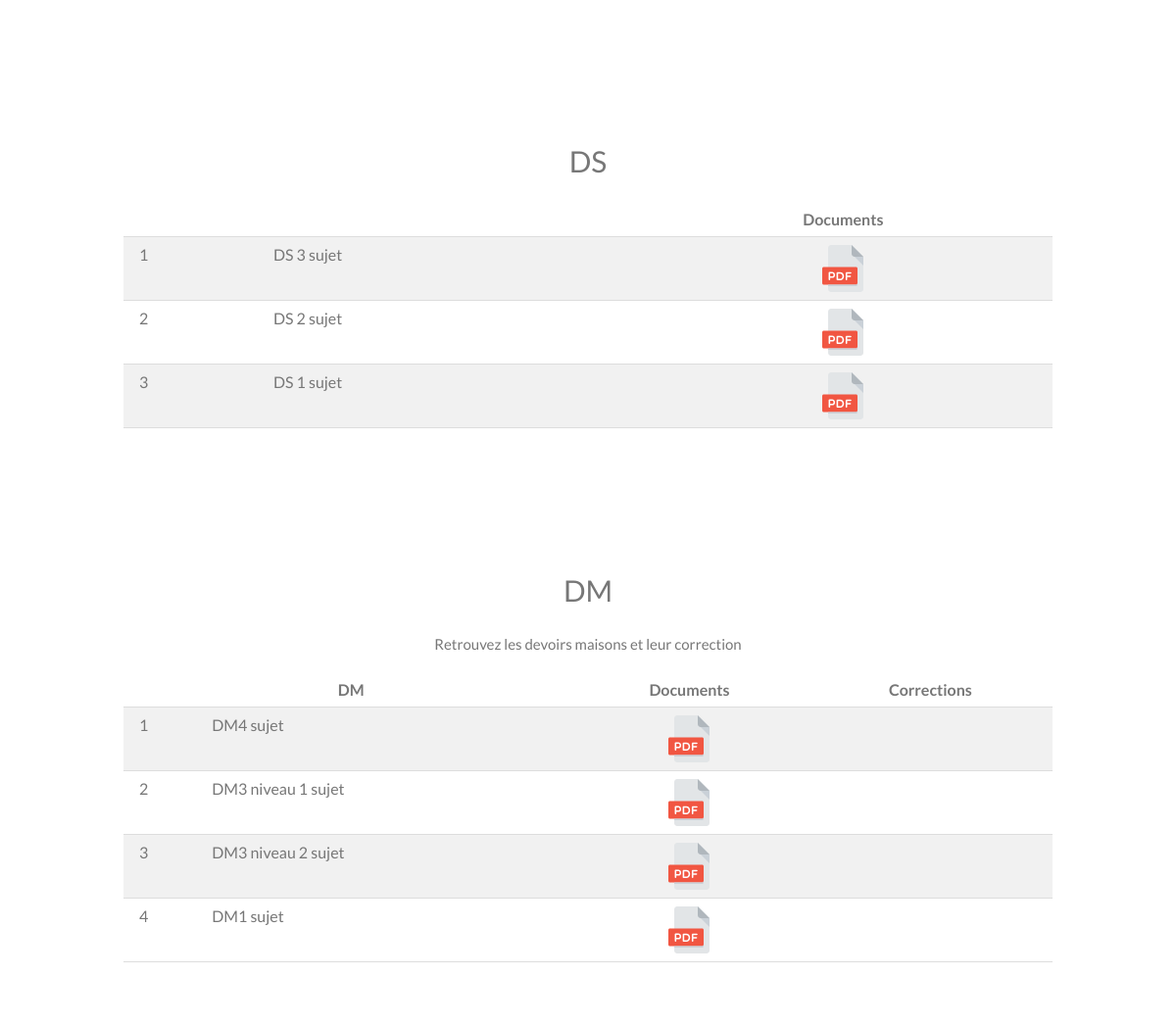
The app's page / (lower part), older data.
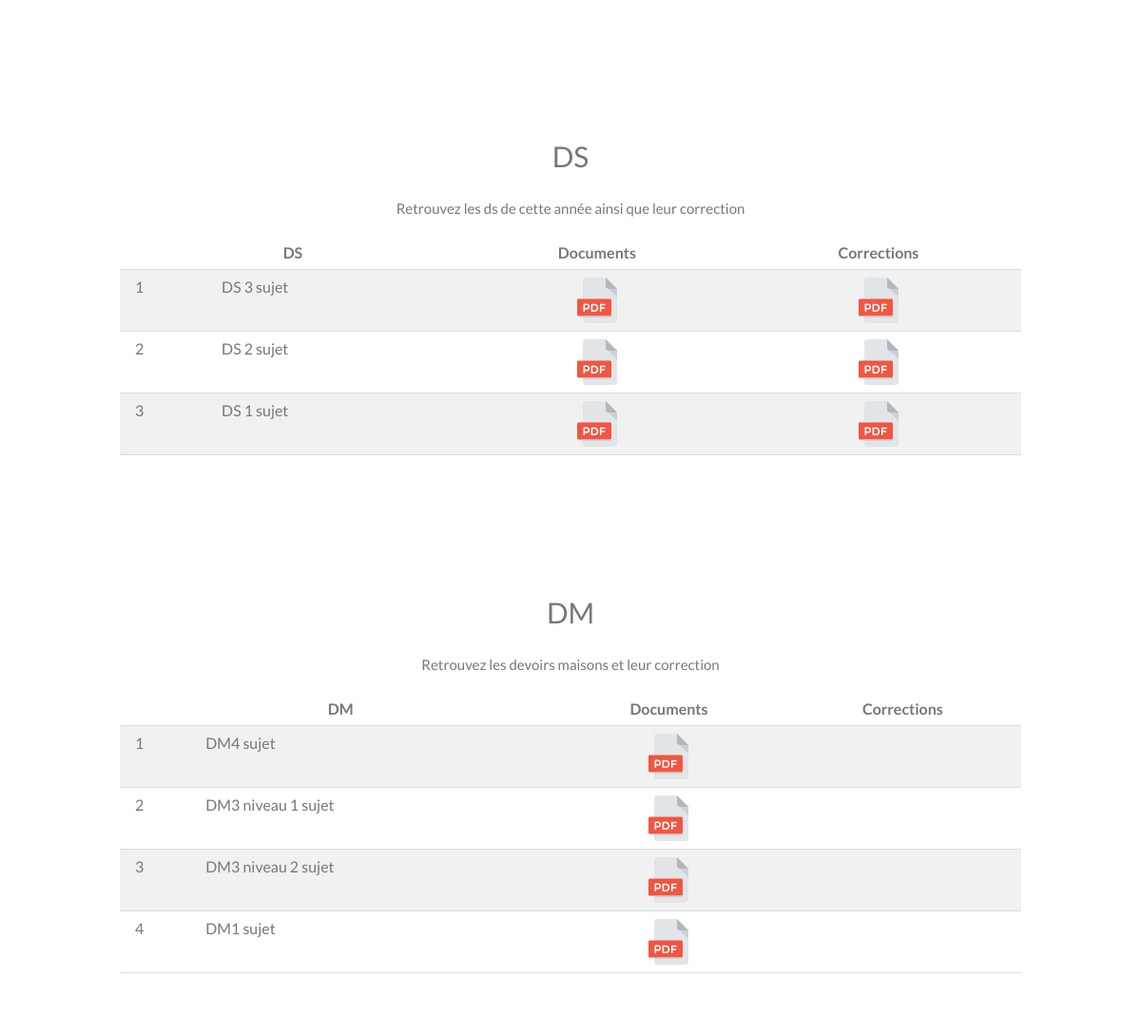
The same page, newer data.
### scrap/models.py (models this page shows, shortened)
class Categorie(models.Model):
    title = models.CharField(max_length=200)
    description = models.TextField(default=' ')
    libele = models.CharField(max_length=200, default='Nom')
    last_update = models.DateTimeField(blank=True, null=True)
    corrections = models.BooleanField(default=False)

class Document(models.Model):
    title = models.CharField(max_length=200)
    link = models.URLField(blank=True)
    categorie = models.ForeignKey(Categorie, null=True, on_delete=models.CASCADE)

### scrap/views.py (the view)
# urls.py: path('', views.accueil, name='accueil'),
def accueil(request):
    documents_by_category = {}
    categories = Categorie.objects.order_by('pk')
    for category in categories:
        correction = Document.objects.filter(categorie=category, title__icontains='correction')
        documents = Document.objects.filter(categorie=category).exclude(title__icontains='correction')
        documents_by_category[category] = itertools.zip_longest(documents,correction,fillvalue='N/A')
    return render(request, 'home.html', {'documents_by_category': documents_by_category})

### scrap/templates/home.html
{% extends 'base.html' %}
{% block content %}
{% for cat, documents in documents_by_category.items %}
<div class="w3-content w3-container w3-padding-64" id="{{ cat.title }}">
  <h2 class="w3-center">{{ cat.title }}</h2>
  <center> <p>{{ cat.description }}</p> </center>
  <table class="w3-table w3-striped w3-bordered">
    <tbody><tr>
      <th colspan="2" class="w3-center"> {{ cat.libele }}</th>
      <th style="text-align: center;"> Documents </th>
      {% if cat.corrections %}
      <th style="text-align: center;">Corrections</th>
      {% endif %}
    </tr>
    <tr>
      {% for doc,corr in documents %}
      <td>{{ forloop.counter }}</td>
      <td>{{ doc.title }}</td>
      <td style="vertical-align:middle; horizontal-align:middle; text-align: center;"><a href="https://physique.mp2i-champo.fr/{{ doc.link }}"><span class="icon-pdf"></span> </a></td>
      {% if cat.corrections %}
      {% if corr != 'N/A' %}
      <td style="vertical-align:middle; horizontal-align:middle; text-align: center;"><a href="https://physique.mp2i-champo.fr/{{ corr.link }}"><span class="icon-pdf"></span> </a></td>
      {% else %}
      <td style="vertical-align:middle; horizontal-align:middle; text-align: center;"><a href=""> </a></td>
      {% endif %}
      {% endif %}
    </tr>
      {% endfor %}
    </tbody>
  </table>
</div>
{% endfor %}
{% endblock %}

### scrap/templates/base.html (shortened to what this page needs)
{% load static %}
<head><title>La Physique en MP2I au lycée Champollion</title>
    <link rel="stylesheet" href="{% static 'css/w3.css' %}">
    <link rel="stylesheet" href="{% static 'css/custom.css' %}">
    <link rel="stylesheet" href="https://cdnjs.cloudflare.com/ajax/libs/font-awesome/4.7.0/css/font-awesome.min.css">
    </head>
<body>
{% block content %}
{% endblock %}
</body>

### scrap/static/css/w3.css (style rules this page uses)
*, *:before, *:after { box-sizing: inherit }
body { margin: 0 }
html, body { font-family: Verdana, sans-serif; font-size: 15px; line-height: 1.5 }
h2 { font-size: 30px }
h1, h2, h3, h4, h5, h6 { font-family: "Segoe UI", Arial, sans-serif; font-weight: 400; margin: 10px 0 }
.w3-table, .w3-table-all { border-collapse: collapse; border-spacing: 0; width: 100%; display: table }
.w3-bordered tr, .w3-table-all tr { border-bottom: 1px solid #ddd }
.w3-striped tbody tr:nth-child(even) { background-color: #f1f1f1 }
.w3-container:after, .w3-container:before, .w3-panel:after, .w3-panel:before, .w3-row:after, .w3-row:before, .w3-row-padding:after, .w3-row-padding:before, .w3-cell-row:before, .w3-cell-row:after, .w3-clear:after, .w3-clear:before, .w3-bar:before, .w3-bar:after { content: ""; display: table; clear: both }
.w3-content, .w3-auto { margin-left: auto; margin-right: auto }
.w3-content { max-width: 980px }
.w3-container, .w3-panel { padding: 0.01em 16px }
.w3-center { text-align: center !important }
.w3-padding-64 { padding-top: 64px !important; padding-bottom: 64px !important }

Row changes from the older to the newer data that the page shows:
changed Categorie "DS": description (not shown) → "Retrouvez les ds de cette année ainsi que leur correction"; libele (not shown) → "DS"; corrections False → True (drawn)
changed through a linked row, Document "DS 3 sujet": corrections: picture added
changed through a linked row, Document "DS 2 sujet": corrections: picture added
changed through a linked row, Document "DS 1 sujet": corrections: picture added
